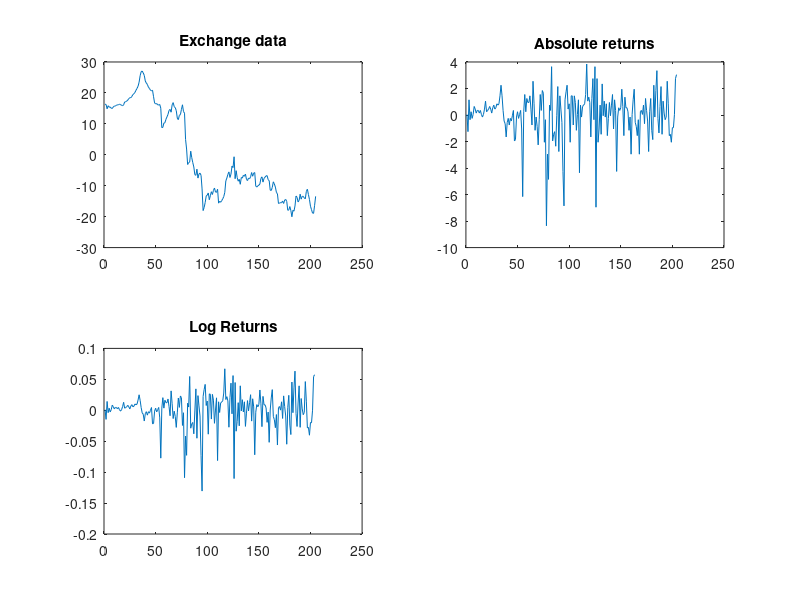

MATLAB code to generate this figure: (Note: this script raises an error after producing the figure.)
data = importdata('exchangerate.mat');
n_data = length(data);

% Problem 1
x_t = data(1:end - 1);
x_t_1 = data(2:end);

abs_returns = x_t_1 - x_t;
log_returns = log(x_t_1) - log(x_t);

n_returns = length(abs_returns);

corrected_abs_returns = abs_returns - mean(abs_returns);
corrected_log_returns = log_returns - mean(log_returns);
corrected_data = data - mean(data);

figure;
subplot(2,2,1);
plot(corrected_data);
title("Exchange data");
subplot(2,2,2);
plot(corrected_abs_returns);
title("Absolute returns");
subplot(2,2,3);
plot(corrected_log_returns);
title("Log Returns");

% Problem 2
crit_val = chi2inv(0.95, 20);
[lambda_data, acf_data] = ljungbox(corrected_data, 20);
[lambda_abs, acf_abs] = ljungbox(corrected_abs_returns, 20);
[lambda_log, acf_log] = ljungbox(corrected_log_returns, 20);

% Hypothesis test
% TODO: Pvalues
% chi2cdf(lambda_log, 20, 'upper')
% Reject the null for the data
% Fail to reject for abs and log
chi2cdf(lambda_data, 20, 'upper');
chi2cdf(lambda_abs, 20, 'upper');
chi2cdf(lambda_log, 20, 'upper');

% IID should be 0 covariance
figure;
subplot(2,2,1);
stem(acf_data, 'filled');
% Draw +- 1.96 / sqrt(n) lines
yline(1.96 / sqrt(n_data), '--', '1.96/sqrt(n)');
yline(-1.96 / sqrt(n_data), '--', '-1.96/sqrt(n)');
title("ACF for original data");
axis([1 20 -1 1]);

subplot(2,2,2);
stem(acf_abs, 'filled');
% Draw +- 1.96 / sqrt(n) lines
yline(1.96 / sqrt(n_returns), '--', '1.96/sqrt(n)');
yline(-1.96 / sqrt(n_returns), '--', '-1.96/sqrt(n)');
title("ACF for absolute returns");
axis([1 20 -1 1]);

subplot(2,2,3);
stem(acf_log, 'filled');
% Draw +- 1.96 / sqrt(n) lines
yline(1.96 / sqrt(n_returns), '--', '1.96/sqrt(n)');
yline(-1.96 / sqrt(n_returns), '--', '-1.96/sqrt(n)');
title("ACF for log returns");
axis([1 20 -1 1]);

% Problem 3
training = corrected_log_returns(1:102);
test = corrected_log_returns(103:end);
[gm, train_gamma_mat, train_acf] = acvf(training, 20);

% First coefficient, a_0 is zero since mean is zero.
coefs = train_gamma_mat \ flip(gm(2:end)');

preds = zeros(n_returns, 1);
preds(1:102) = training;
for i = 103:n_returns
    preds(i) = dot(preds(i-1:-1:i-20), coefs);
end

% Plot the predictions (red) and the actual values (black)
figure;
preds_plot = plot(preds(103:n_returns), '-o');
preds_plot.Color = "red";
hold on;
actual_plot = plot(test, '-o');
actual_plot.Color = "black";
title("Predictions (red) and actual values (black)");

% Plot the residuals
figure;
stem(preds(103:n_returns) - test, 'filled');
title("Predicted - Actual (Residuals)");

% mean squared error
forecast_mse = mean((preds(103:n_returns) - test).^2);
mean_mse = mean(test.^2);

% Not much difference in the forecasted MSE and the naive mean prediction
% Since log returns look IID it makes sense that mean prediction is almost
% as good

% Problem 4
% qqplot(corrected_log_returns);
figure;
x = corrected_log_returns / std(corrected_log_returns);
cdfplot(x)
hold on;
x_values = linspace(min(x),max(x));
plot(x_values,normcdf(x_values,0,1),'r-')
legend('Empirical CDF','Standard Normal CDF','Location','best')

% Histogram fit of normal
histfit(x)
